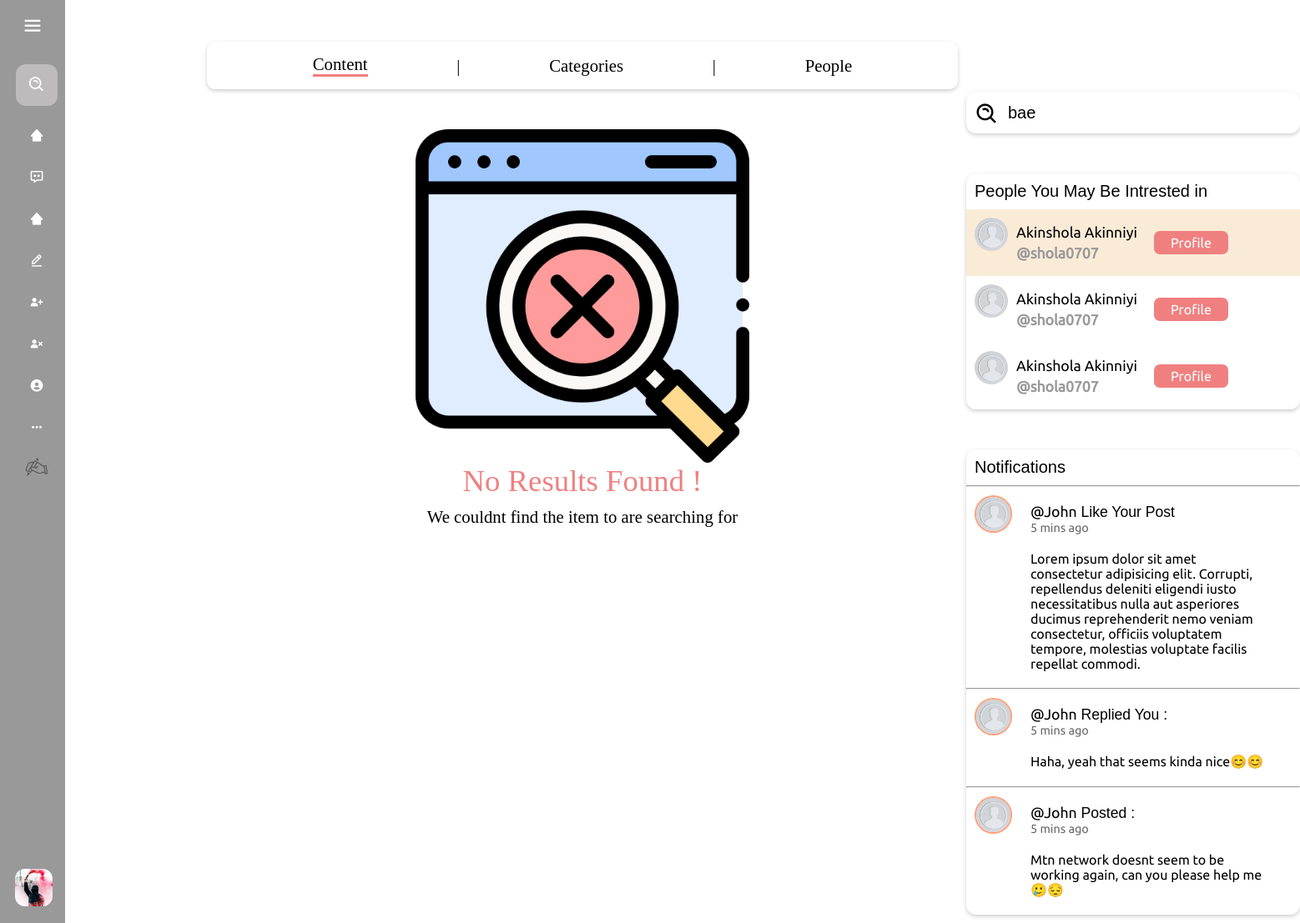
The page /search?q=bae&type=category (signed in) on the database as committed earlier.
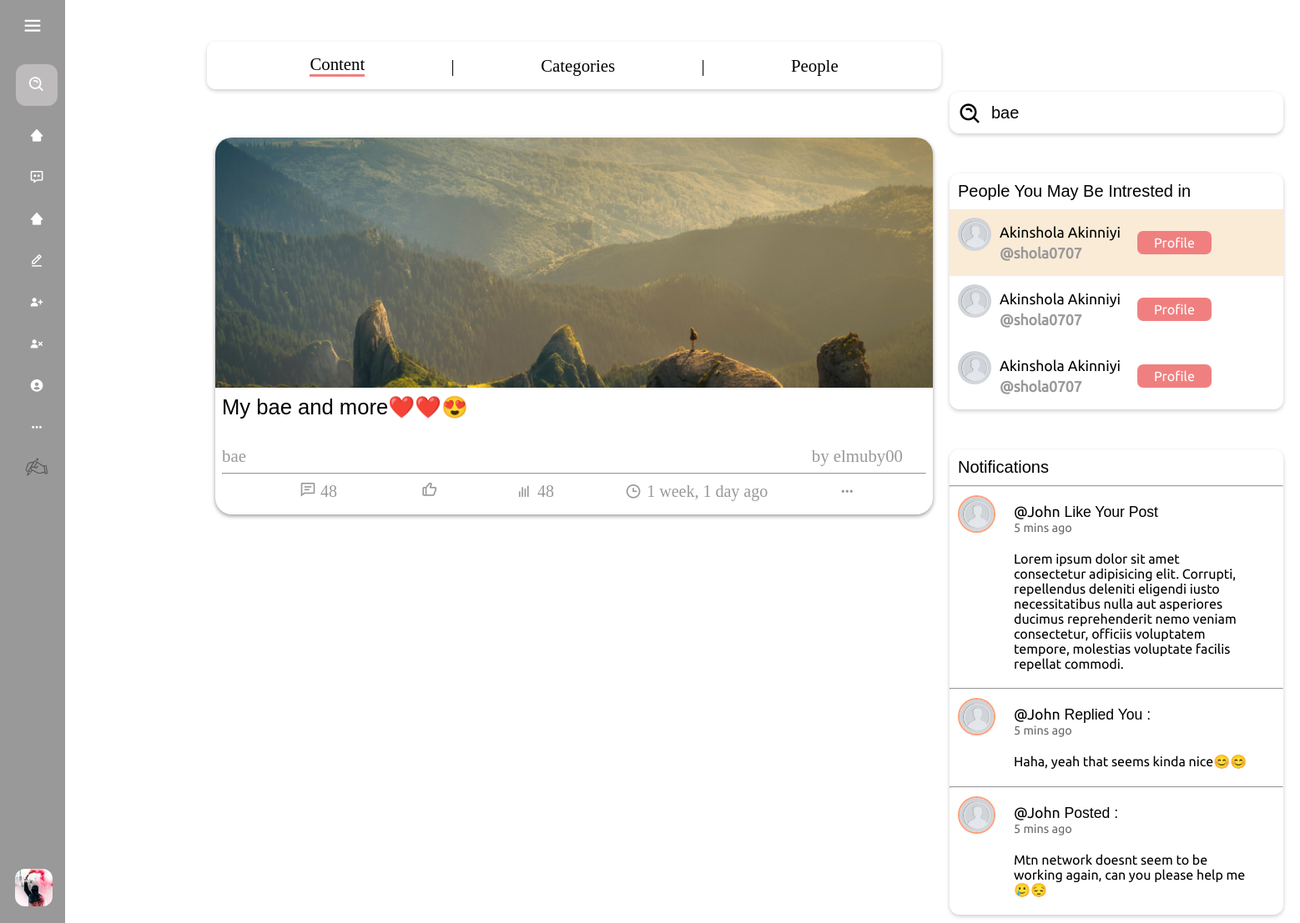
The same page on the database as committed later.
### blog/models.py (models this page shows, shortened)
class Profile(models.Model):
    user = models.OneToOneField(User, on_delete=models.CASCADE)
    bio = models.TextField(null=True, blank=True)
    dob = models.DateField(null=True, blank=True)
    profile_img =  models.ImageField( upload_to='profile_images', default='default.jpg')
    location = models.CharField(null=True, blank=True, max_length=100)
    website = models.CharField(null=True, blank=True,max_length=100)
    followers = models.ManyToManyField('self', symmetrical=False, related_name='following')
    def __str__(self):
        return self.user.username

class Post(models.Model):
    id = models.UUIDField(primary_key = True, default = uuid.uuid4)
    user = models.ForeignKey(Profile, on_delete= models.SET_NULL, null= True)
    image = models.ImageField(upload_to='post_images', default=None, null=True, blank=True)
    topic = models.CharField(max_length=100, null = True, blank=True)
    caption = models.TextField()
    category = models.ManyToManyField(category, related_name='cats', blank=True)
    created = models.DateTimeField(default = datetime.now)
    likes = models.ManyToManyField(Profile, related_name='likes', blank=True)

class category(models.Model):
    category = models.CharField(max_length=200)

### blog/views.py (the view)
# urls.py: path("search", views.search, name="search-page")
def search(request):
    q = request.GET.get("q")
    type = request.GET.get("type")
    d_user = User.objects.get(username=request.user)
    c_user_profile = Profile.objects.get(user=d_user)
    post = None
    people = None
    if type == "post":
        post = Post.objects.filter(Q(caption__icontains=q) | Q(topic__icontains=q))
    elif type == "category":
        post = Post.objects.filter(category__category__icontains=q)
    elif type == "people":
        people = Profile.objects.filter(
            Q(user__username__icontains=q) | Q(user__first_name__icontains=q)
        )
    else:
        pass
    context = {
        "post": post,
        "c_user_profile": c_user_profile,
        "searchterm": q,
        "people": people,
        "type": type,  # Pass type to template for UI handling
    }
    return render(request, "SearchPage.html", context)

### templates/Searchpage.html (shortened to what this page needs)
{% load static %}
<!DOCTYPE html>
<html lang="en">
  <head>
  </head>
  <body>
    <div style="display: flex">
      <div>{% include 'navbar.html' %}</div>
      <div style="margin-left: 248px">
        <div style="display: flex; flex-direction: column; gap: 3rem">
          <div
            style="
              display: flex;
              align-items: center;
              justify-content: space-evenly;
              font-size: 1.3rem;
              margin-top: 50px;
              box-shadow: 0 2px 5px 0 rgba(0, 0, 0, 0.2);
              padding: 15px 20px;
              border-radius: 10px;
            "
          >
            <a
              style="
                font-family: barlow;
                text-decoration: none;
                color: black;
                border-bottom: 3px solid lightcoral;
              "
              href="/search?q={{ request.GET.q }}&type=post"
              >Content</a
            >
            <span>|</span>
            <a
              style="font-family: barlow; text-decoration: none; color: black"
              href="/search?q={{ request.GET.q }}&type=category"
              >Categories</a
            >
            <span>|</span>
            <a
              style="font-family: barlow; text-decoration: none; color: black"
              href="/search?q={{ request.GET.q }}&type=people"
              >People</a
            >
          </div>
          <div class="content-showing">
            {% if type == "post" %} {% if post %}
            <div class="categories">{% include 'post_listing.html' %}</div>
            {% else %}
            <div
              style="
                width: 900px;
                display: flex;
                align-items: center;
                flex-direction: column;
              "
            >
              <img
                style="width: 400px"
                src="{% static 'img/no-results.png' %}"
                alt="nrf"
              />
              <p
                style="
                  font-size: 2.3rem;
                  font-family: cursive;
                  color: lightcoral;
                "
              >
                No Results Found !
              </p>
              <p style="font-size: 1.3rem; font-family: barlow; padding: 10px">
                We couldnt find the item to are searching for
              </p>
            </div>
            {% endif %} {% elif type == "category" %}
            <div class="categories">
              {% if post %} {% include 'post_listing.html' %} {% else %}
              <div
                style="
                  width: 900px;
                  display: flex;
                  align-items: center;
                  flex-direction: column;
                "
              >
                <img
                  style="width: 400px"
                  src="{% static 'img/no-results.png' %}"
                  alt="nrf"
                />
                <p
                  style="
                    font-size: 2.3rem;
                    font-family: cursive;
                    color: lightcoral;
                  "
                >
                  No Results Found !
                </p>
                <p
                  style="font-size: 1.3rem; font-family: barlow; padding: 10px"
                >
                  We couldnt find the item to are searching for
                </p>
              </div>
              {% endif %}
            </div>
            {% endif %}
          </div>
        </div>
      </div>
      <div>{% include 'sidebar.html' %}</div>
    </div>
  </body>
</html>

### templates/navbar.html (shortened to what this page needs)
{% load static %}
<!DOCTYPE html>
<html lang="en">
  <head>
    <link
      href="https://unpkg.com/boxicons@2.1.4/css/boxicons.min.css"
      rel="stylesheet"
    />
    <link rel="stylesheet" href="{% static 'css/navbar.css' %}" />
  </head>
  <body>
    <nav class="sidebar">
      <div class="logo_content">
        <i class="bx bx-menu" id="btn"></i>
      </div>
      <ul class="nav_list">
        <li>
          <form action="">
            <i class="bx bx-search-alt sbfh"></i>
            <input type="search" placeholder="search..." name="" id="" />
          </form>
        </li>
        <li>
          <a href="/">
            <i class="bx bxs-home-alt-2"></i>
          </a>
        </li>
        <li>
          <a href="">
            <i class="bx bx-message-dots"></i>
          </a>
        </li>
        <li>
          <a href="">
            <i class="bx bxs-home-alt-2"></i>
          </a>
        </li>
        <li>
          <a href="">
            <i class="bx bx-edit-alt"></i>
          </a>
        </li>
        <li>
          <a href="/signup">
            <i class="bx bxs-user-plus"></i>
          </a>
        </li>
        <li>
          <a href="/logout">
            <i class='bx bxs-user-x' ></i>
          </a>
        </li>
        <li>
          <a href="/signin">
            <i class="bx bxs-user-circle"></i>
          </a>
        </li>
        <li>
          <a href="">
            <i class="bx bx-dots-horizontal-rounded"></i>
          </a>
        </li>
        <li>
          <a href="/post">
            <i style="    display: flex;
            align-items: center;
            justify-content: center;"><img style="width: 30px;" src="../static/img/hand_with_pen_50px.png" alt=""></i>
          </a>
        </li>
        <div class="profile_content">
          <div class="profile">
            <a
              href="/profile/{{request.user.username}}"
              class="profile_details"
            >
            {% if request.user.is_authenticated %}
            <img src="{{ c_user_profile.profile_img.url }}" alt="" />
            {% endif %}
            </a>
          </div>
        </div>
      </ul>
    </nav>
  </body>
</html>

### templates/post_listing.html (shortened to what this page needs)
{% load static %}
<link
  href="https://unpkg.com/boxicons@2.1.4/css/boxicons.min.css"
  rel="stylesheet"
/>
<link rel="stylesheet" href="{% static 'css/post_listing.css' %}" />
<body>
  {% for dposts in post reversed %}
  <div style="padding: 10px; width: 55rem">
    <div class="user_post">
      <a
        style="text-decoration: none; color: #000"
        href="/post_details/{{dposts.id}}"
      >
        <div class="post_img_div">
          {% if dposts.image %}
          <img src="{{ dposts.image.url }}" class="post_img" />
          {% endif %}
        </div>
        <div class="post_heading">{{ dposts.topic }}</div>
        <div class="post_body">{{ dposts.caption|truncatechars:300 }}</div>
      </a>
      <div class="post_info">
        <div class="post_about">
          <div class="post_about_links">
            {% for cat in dposts.category.all %}
            <a href="#">{{ cat.category }}</a>
            {% if not forloop.last %} . {% endif %} {% endfor %}
          </div>
          <a href="/profile/{{ dposts.user}}" class="post_owner"
            >by {{ dposts.user }}</a
          >
        </div>
        <hr />
        <div class="actions">
          <div class="action_btns comment">
            <a href="/post_details#comment">
              <i class="bx bx-comment-detail"></i>
              <span>48</span>
            </a>
          </div>
          {% if c_user_profile in dposts.likes.all %}
          <div class="action_btns like liked">
            <a href="/like_post?post_id={{dposts.id}}">
              <i class="bx bx-like"></i>
              {% if dposts.likes.count == 0 %}
              <span></span>
              {% else %}
              <span>{{dposts.likes.count}}</span>
              {% endif %}
            </a>
          </div>
          {% else %}
          <div class="action_btns like">
            <a href="/like_post?post_id={{dposts.id}}">
              <i class="bx bx-like"></i>
            </a>
          </div>
          {% endif %}
          <div class="action_btns views">
            <i class="bx bx-bar-chart"></i>
            <span>48</span>
          </div>
          <div class="action_btns views">
            <i class="bx bx-time"></i>
            <span>{{dposts.created | timesince }} ago</span>
          </div>
          <div>
            <i class="bx bx-dots-horizontal-rounded"></i>
          </div>
        </div>
      </div>
    </div>
  </div>
  {% endfor %}
  <nav aria-label="Page navigation example">
    <ul class="pagination">
    </ul>
  </nav>
</body>

### templates/sidebar.html (shortened to what this page needs)
{% load static %}
<head>
  <link rel="stylesheet" href="{% static 'css/sidebar.css' %}" />
</head>
<body>
  <aside class="my_sidebar">
    <form class="search_div" action="{% url 'search-page'  %}" method="GET">
      <div>
        <i class="bx bx-search-alt"></i>
        <input name="q" type="text" value="{{searchterm}}" />
      </div>
    </form>
    <div class="other_people">
      <p>People You May Be Intrested in</p>
      <a class="hv the_person" href="#">
        <div class="the_person_img">
          <img
            src="{% static '../media/profile_images/degault.jpg' %}"
            alt=""
          />
        </div>
        <div class="the_person_info">
          <div>Akinshola Akinniyi</div>
          <div class="the_person_un">@shola0707</div>
        </div>
        <div class="the_person_btn">
          <button>Profile</button>
        </div>
      </a>
      <a class="the_person" href="#">
        <div class="the_person_img">
          <img
            src="{% static '../media/profile_images/degault.jpg' %}"
            alt=""
          />
        </div>
        <div class="the_person_info">
          <div>Akinshola Akinniyi</div>
          <div class="the_person_un">@shola0707</div>
        </div>
        <div class="the_person_btn">
          <button>Profile</button>
        </div>
      </a>
      <a class="the_person" href="#">
        <div class="the_person_img">
          <img
            src="{% static '../media/profile_images/degault.jpg' %}"
            alt=""
          />
        </div>
        <div class="the_person_info">
          <div>Akinshola Akinniyi</div>
          <div class="the_person_un">@shola0707</div>
        </div>
        <div class="the_person_btn">
          <button>Profile</button>
        </div>
      </a>
    </div>
    <div class="other_people">
      <p>Notifications</p>
      <hr>
      <a class="notification " href="#">
        <div class="img_section">
          <div>
            <img src="{% static '../media/degault.jpg' %}" alt="" />
          </div>
        </div>
        <div>
          <div class="title_notification" style="padding: 10px">
            <h1 class="notification_title"><span style="font-family: ubuntu; color: rgb(0, 0, 0);">@John</span> Like Your Post</h1>
            <h1 class="notification_time">5 mins ago</h1>
          </div>
          <div class="details_notification">
            Lorem ipsum dolor sit amet consectetur adipisicing elit. Corrupti,
            repellendus deleniti eligendi iusto necessitatibus nulla aut
            asperiores ducimus reprehenderit nemo veniam consectetur, officiis
            voluptatem tempore, molestias voluptate facilis repellat commodi.
          </div>
        </div>
      </a>
      <hr>
      <a class="notification" href="#">
        <div class="img_section">
          <div>
            <img src="{% static '../media/degault.jpg' %}" alt="" />
          </div>
        </div>
        <div>
          <div class="title_notification" style="padding: 10px">
            <h1 class="notification_title"><span style="font-family: ubuntu; color: rgb(0, 0, 0);">@John</span> Replied You :</h1>
            <h1 class="notification_time">5 mins ago</h1>
          </div>
          <div class="details_notification">
            Haha, yeah that seems kinda nice😊😊
          </div>
        </div>
      </a>
      <hr>
      <a class="notification" href="#">
        <div class="img_section">
          <div>
            <img src="{% static '../media/degault.jpg' %}" alt="" />
          </div>
        </div>
        <div>
          <div class="title_notification" style="padding: 10px">
            <h1 class="notification_title"><span style="font-family: ubuntu; color: rgb(3, 2, 2);">@John</span> Posted :</h1>
            <h1 class="notification_time">5 mins ago</h1>
          </div>
          <div class="details_notification">
            Mtn network doesnt seem to be working again, can you please help me 🥲😔
          </div>
        </div>
      </a>
    </div>
  </aside>
</body>

Rows that differ between the two databases and show on the page:
added Post: image (picture), topic "My bae and more❤️❤️😍", user "elmuby00", created "1 week, 1 day"
added category: category "bae"
Other text that changed with them:
text no longer shown: "No Results Found ! We couldnt find the item to are searching for"
